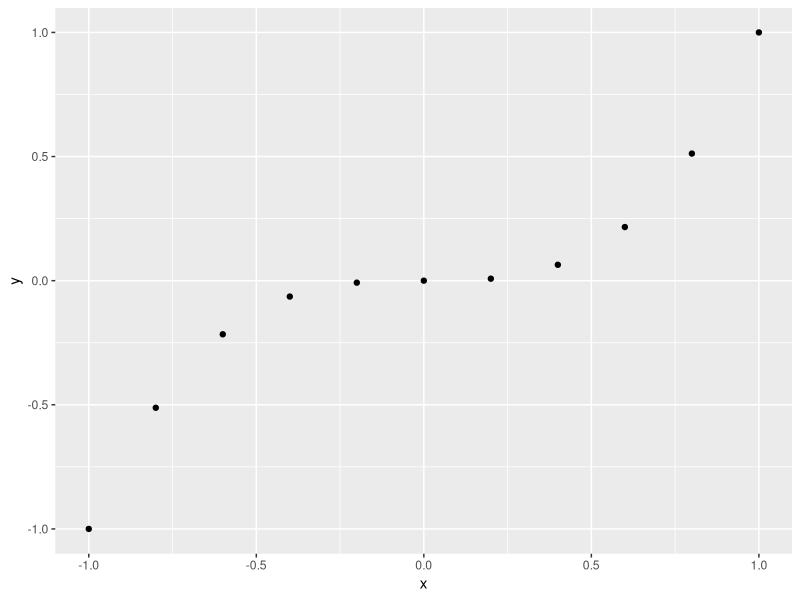
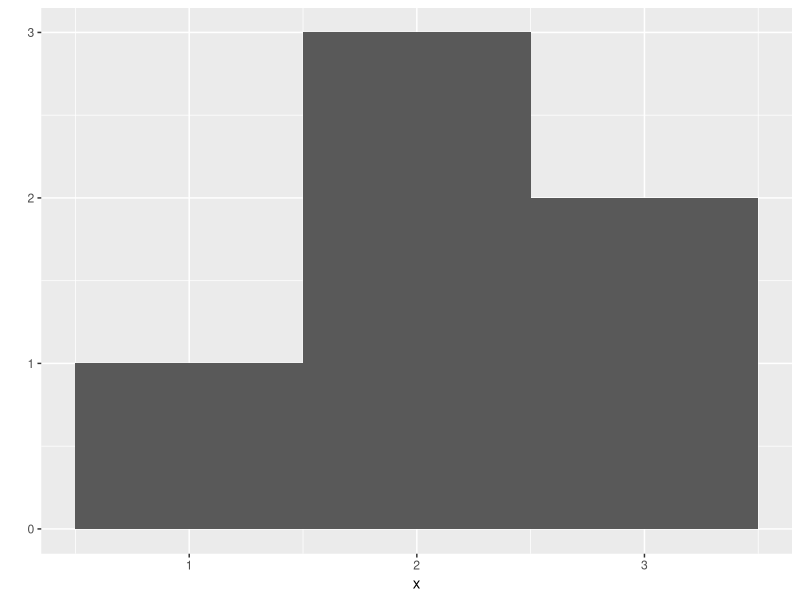
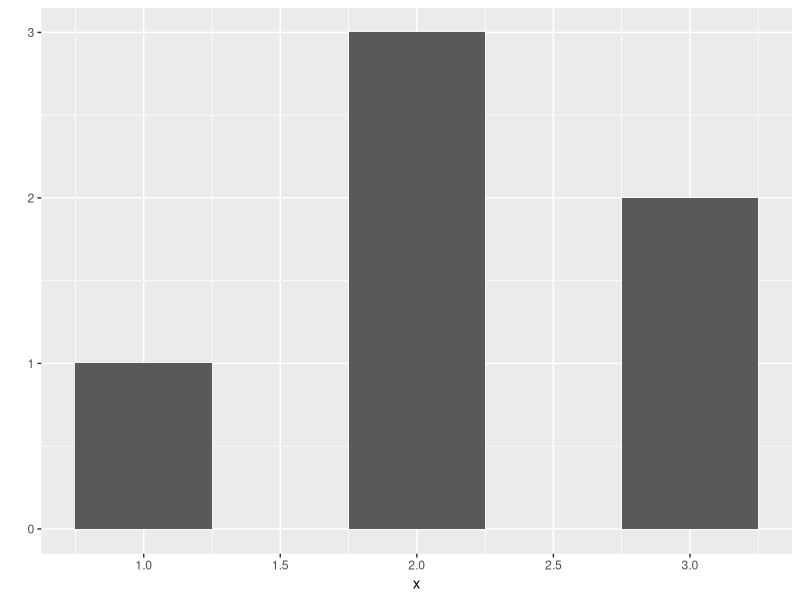
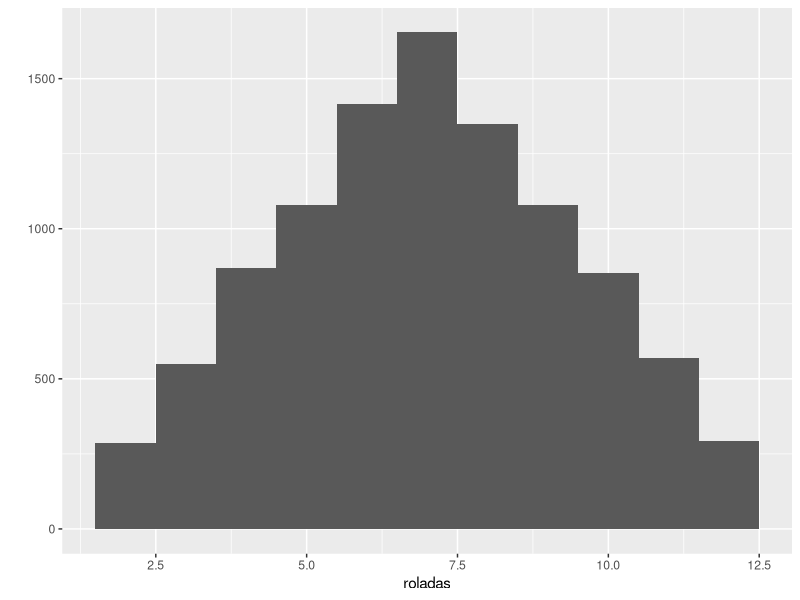

Generate these figures, in order, with R:
## ---- chunk 1
library(knitr)
knitr::opts_chunk$set(cache = FALSE, warning = FALSE,
                      message = FALSE, echo = TRUE, dpi = 180,
                      fig.width = 8, fig.height = 5)
## ---- chunk 2
library("tidyverse")
## ---- chunk 3
#A rolar la función 
rolar <- function(){
    lados <- 1:6
    dado <- sample(lados,2,T)
    sum(dado)
}
## ---- chunk 4
#rolar2 necesita un argumento como rolar2(lados=1:6)
rolar2 <- function(lados){
    dados <- sample(lados,2,T)
    sum(dados)
}
## ---- chunk 5
#roll2.1 hace que exista un argumento por default
rolar2.1 <- function(lados=1:6){
    dados <- sample(lados,2,T)
    sum(dados)
}
## ---- chunk 6
#Demostración
x <- seq(-1,1,by = 0.2)
y <- x^3
qplot(x,y)
## ---- chunk 7
#qplot crea un histograma según el argumento vector
x <- c(1, 2, 2, 2, 3, 3)
qplot(x, binwidth = 1)
#o
qplot(x,binwidth=0.5)
## ---- chunk 8
replicate(20, rolar())
## ---- chunk 9
#Distribución de las roladas de datos de 6 lados
roladas <- replicate(10000,rolar())
qplot(roladas,binwidth=1)
## ---- chunk 10
#Reescribimos la función rolar para que 6 tenga prob=3/8
rolar_ganar <- function() {
    lados <- 1:6
    dados <- sample(lados, size = 2, replace = TRUE,
                   prob = c(1/8, 1/8, 1/8, 1/8, 1/8, 3/8))
    sum(dados)
}
